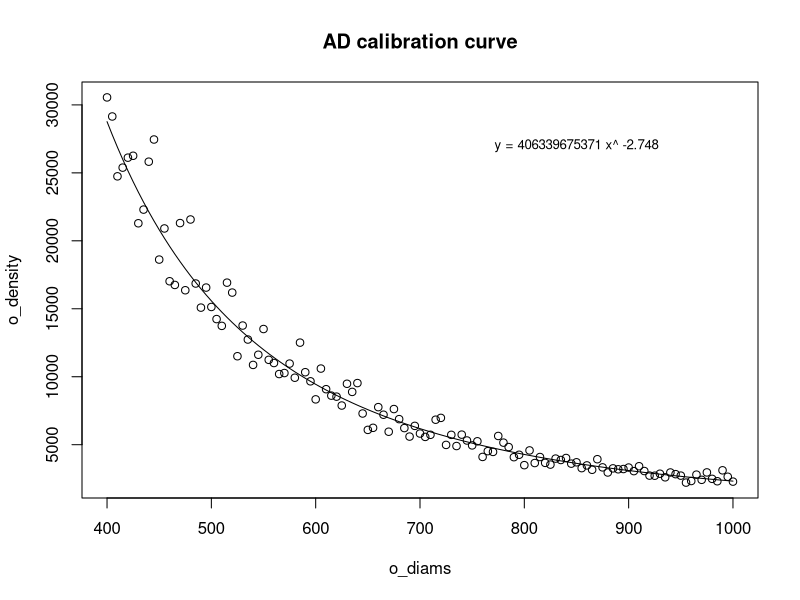

This figure's R source:
# Auto-diametric fecundity method
# contact: sabrina.beyer@noaa.gov


# Reference: Mapes, H., Beyer, S.G., Choi, J., Saas. E., Alonzo, S.H., Field, J.C.
# (2023) Image analysis approach to estimate fecundity of live-bearer rockfishes
# (Sebastes spp.) along the California Coast. Environmental Biology of Fishes 160:
# 1715-1732; doi.org/10.1007/s10641-023-01448-4


# Workflow:

# Auto-diametric (AD) fecundity method
    # 1) Develop the AD calibration curve for a new species from samples where 
    # both the mean oocyte diameter (imaging measurements) and the oocyte density  
    # (number per gram) are known

    # 2) After the AD curve is developed: use the parameters of the AD curve 
    # to convert the mean oocyte diameter of a new sample to an expected oocyte 
    # density (eggs per gram) (imaging only to measure oocyte diameters)

    # 3) Calculate fecundity of that sample by multiplying the oocyte density 
    # (eggs per gram) by the weight of the ovary (g)




rm(list=ls())

#~~~~~~~~~~~~~~~~~~~~~~~~~~~~~~~~~~~~~~~~
# Auto-diametric (AD) fecundity method----
#~~~~~~~~~~~~~~~~~~~~~~~~~~~~~~~~~~~~~~~~

# 1) Develop the AD calibration curve----

# simulate some data for the example
# log(oocyte_density) = log(a) + b*log(oocyte_diameter) + some noise
o_diams       <- seq(400,1000, 5)                        # independent variable (mean oocyte diameter)
log.a         <- 26.93                                   # intercept parameter of log-log linear model
b             <- -2.78                                   # slope parameter of log-log linear model (also the exponent parameter of a power function)  
error         <- rnorm(length(o_diams), 0, 0.1)          # simulate some error (not quite accurate, but works for the purpose of this example)
log.o_density <- log.a + b*log(o_diams) + error          
o_density     <- exp(log.o_density)                      # oocyte density (eggs per gram) simulated data

# create a data frame 
mydf <- data.frame(o_diams,o_density )

# fit a simple linear model to the natural log transformed simulated data
lm.mod         <- lm(log(o_density )~log(o_diams), data=mydf)
log.a.mod      <- coef(lm.mod)[1]
a.mod          <- exp(log.a.mod)
b.mod          <- coef(lm.mod)[2]                         

# power function form 
# o_density  = a * o_diameter^b
yy.o_dens <- a.mod * o_diams ^ b.mod  # median

# plot the simulated data and the model fit
plot(o_density ~o_diams, data=mydf, main="AD calibration curve")     
lines(yy.o_dens~o_diams)                                                    
text(850, 2.7e+04, labels=paste("y =",round(a.mod),"x^",round(b.mod,3), sep=" "), cex=0.8)



# 2) After the AD curve is developed: use the parameters of the AD curve 
# to convert the mean oocyte diameter of a new sample to an expected oocyte 
# density (eggs per gram) (imaging only, counts are no longer needed)
o_diameter_sample <- 600                                 # the mean oocyte diameter of a new sample (um)

o_density_sample <- a.mod * o_diameter_sample ^ b.mod    # the expected oocyte density (eggs per gram) for that new sample



# 3) Calculate fecundity of the new sample by multiplying the expected oocyte 
# density (eggs per g) by the weight of the ovary (g)
ovary_wgt_sample <- 100                # total weight of the ovary

fecundity_sample <- o_density_sample * ovary_wgt_sample
fecundity_sample                       # the fecundity estimate for the new sample



